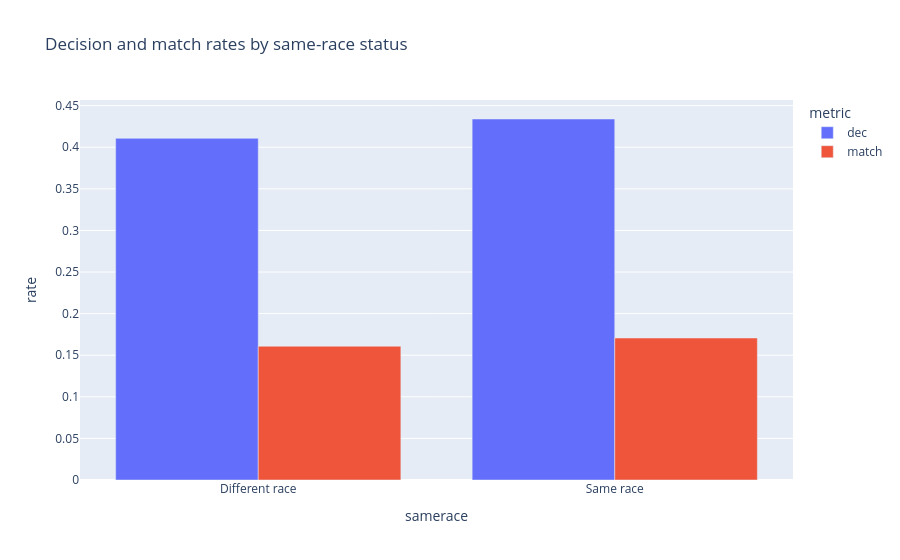

The code cell stored with this chart in its notebook:
### Markdown cell above
This chart shows these four rates side by side. The bars are almost level, which supports the very low correlation of `samerace`.

### Code cell
fig = px.bar(
    same_race_effect.melt(id_vars="samerace", var_name="metric", value_name="rate"),
    x="samerace",
    y="rate",
    color="metric",
    barmode="group",
    title="Decision and match rates by same-race status"
)
fig.show()

### Figure 1 — Plotly figure (JSON) as saved in the notebook; plotly's stock layout.template omitted (floating-point values rounded to 4 significant figures)
{"data": [{"alignmentgroup": "True", "hovertemplate": "metric=dec<br>samerace=%{x}<br>rate=%{y}<extra></extra>", "legendgroup": "dec", "marker": {"color": "#636efa", "pattern": {"shape": ""}}, "name": "dec", "offsetgroup": "dec", "orientation": "v", "showlegend": true, "textposition": "auto", "type": "bar", "x": ["Different race", "Same race"], "xaxis": "x", "y": [0.4107, 0.434], "yaxis": "y"}, {"alignmentgroup": "True", "hovertemplate": "metric=match<br>samerace=%{x}<br>rate=%{y}<extra></extra>", "legendgroup": "match", "marker": {"color": "#EF553B", "pattern": {"shape": ""}}, "name": "match", "offsetgroup": "match", "orientation": "v", "showlegend": true, "textposition": "auto", "type": "bar", "x": ["Different race", "Same race"], "xaxis": "x", "y": [0.1608, 0.1707], "yaxis": "y"}], "layout": {"barmode": "group", "legend": {"title": {"text": "metric"}, "tracegroupgap": 0}, "title": {"text": "Decision and match rates by same-race status"}, "xaxis": {"anchor": "y", "domain": [0.0, 1.0], "title": {"text": "samerace"}}, "yaxis": {"anchor": "x", "domain": [0.0, 1.0], "title": {"text": "rate"}}}}
